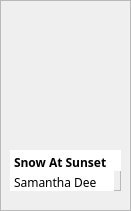
            <widget class="QFrame" name="frame_79">
             <property name="geometry">
              <rect>
               <x>310</x>
               <y>250</y>
               <width>131</width>
               <height>211</height>
              </rect>
             </property>
             <property name="frameShape">
              <enum>QFrame::StyledPanel</enum>
             </property>
             <property name="frameShadow">
              <enum>QFrame::Raised</enum>
             </property>
             <widget class="QLabel" name="label_45">
              <property name="geometry">
               <rect>
                <x>10</x>
                <y>0</y>
                <width>111</width>
                <height>141</height>
               </rect>
              </property>
              <property name="text">
               <string/>
              </property>
              <property name="pixmap">
               <pixmap resource="Resources.qrc">:/images/book-covers/book10.png</pixmap>
              </property>
              <property name="scaledContents">
               <bool>true</bool>
              </property>
             </widget>
             <widget class="QFrame" name="frame_80">
              <property name="geometry">
               <rect>
                <x>10</x>
                <y>150</y>
                <width>111</width>
                <height>41</height>
               </rect>
              </property>
              <property name="frameShape">
               <enum>QFrame::StyledPanel</enum>
              </property>
              <property name="frameShadow">
               <enum>QFrame::Raised</enum>
              </property>
              <widget class="QPlainTextEdit" name="plainTextEdit_85">
               <property name="geometry">
                <rect>
                 <x>0</x>
                 <y>0</y>
                 <width>111</width>
                 <height>21</height>
                </rect>
               </property>
               <property name="styleSheet">
                <string notr="true">font-weight: bold;
font-family: Baloo 2;
background: white;</string>
               </property>
               <property name="frameShape">
                <enum>QFrame::NoFrame</enum>
               </property>
               <property name="verticalScrollBarPolicy">
                <enum>Qt::ScrollBarAlwaysOff</enum>
               </property>
               <property name="tabChangesFocus">
                <bool>false</bool>
               </property>
               <property name="lineWrapMode">
                <enum>QPlainTextEdit::WidgetWidth</enum>
               </property>
               <property name="plainText">
                <string>Snow At Sunset</string>
               </property>
               <property name="textInteractionFlags">
                <set>Qt::TextSelectableByKeyboard|Qt::TextSelectableByMouse</set>
               </property>
              </widget>
              <widget class="QPlainTextEdit" name="plainTextEdit_86">
               <property name="geometry">
                <rect>
                 <x>0</x>
                 <y>20</y>
                 <width>104</width>
                 <height>21</height>
                </rect>
               </property>
               <property name="styleSheet">
                <string notr="true">font-family: Baloo 2;
background: white;</string>
               </property>
               <property name="frameShape">
                <enum>QFrame::NoFrame</enum>
               </property>
               <property name="verticalScrollBarPolicy">
                <enum>Qt::ScrollBarAlwaysOff</enum>
               </property>
               <property name="plainText">
                <string>Samantha Dee</string>
               </property>
              </widget>
             </widget>
            </widget>
